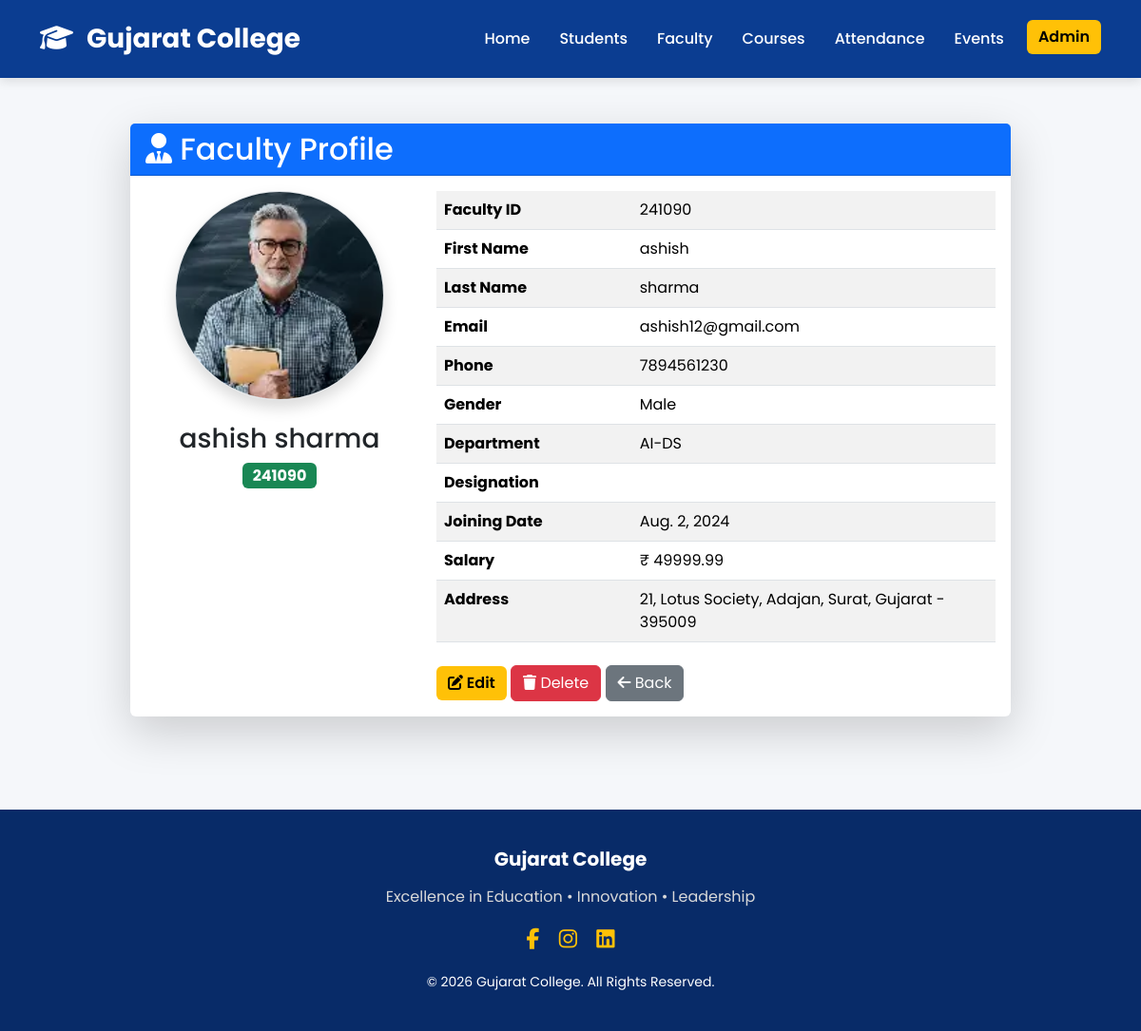
The app's page /faculty/1/ (signed in) with its own data.
### faculty/models.py (models this page shows, shortened)
class Faculty(models.Model):
    GENDER_CHOICES = (
        ("Male", "Male"),
        ("Female", "Female"),
        ("Other", "Other"),
    )
    faculty_id = models.CharField(
        max_length=20,
        unique=True
    )
    first_name = models.CharField(
        max_length=100
    )
    last_name = models.CharField(
        max_length=100
    )
    email = models.EmailField(
        unique=True
    )
    phone = models.CharField(
        max_length=15
    )
    gender = models.CharField(
        max_length=10,
        choices=GENDER_CHOICES
    )
    qualification = models.CharField(
        max_length=100
    )
    department = models.CharField(
        max_length=100
    )
    experience = models.PositiveIntegerField()
    joining_date = models.DateField()
    salary = models.DecimalField(
        max_digits=10,
        decimal_places=2
    )
    photo = models.ImageField(
        upload_to="faculty/",
        blank=True,
        null=True
    )
    address = models.TextField()
    created_at = models.DateTimeField(
        auto_now_add=True
    )
    updated_at = models.DateTimeField(
        auto_now=True
    )
    class Meta:
        ordering = ["faculty_id"]

### faculty/views.py (the view)
@login_required(login_url="login")
def faculty_detail(request, pk):
    faculty = get_object_or_404(Faculty, pk=pk)
    return render(
        request,
        "faculty/faculty_detail.html",
        {"faculty": faculty}
    )

### templates/faculty/faculty_detail.html (shortened to what this page needs)
{% extends 'base.html' %}
{% block content %}
<div class="container py-5">
    <div class="row justify-content-center">
        <div class="col-lg-10">
            <div class="card shadow-lg border-0">
                <div class="card-header bg-primary text-white">
                    <h2 class="mb-0">
                        <i class="fas fa-user-tie"></i>
                        Faculty Profile
                    </h2>
                </div>
                <div class="card-body">
                    <div class="row">
                        <div class="col-md-4 text-center">
                            {% if faculty.photo %}
                                <img src="{{ faculty.photo.url }}"
                                     class="img-fluid rounded-circle border shadow"
                                     style="width:220px;height:220px;object-fit:cover;">
                            {% else %}
                                <img src="https://ui-avatars.com/api/?name={{ faculty.first_name }}+{{ faculty.last_name }}&background=0D6EFD&color=fff&size=220"
                                     class="img-fluid rounded-circle shadow">
                            {% endif %}
                            <h3 class="mt-4">
                                {{ faculty.first_name }}
                                {{ faculty.last_name }}
                            </h3>
                            <span class="badge bg-success fs-6">
                                {{ faculty.faculty_id }}
                            </span>
                        </div>
                        <div class="col-md-8">
                            <table class="table table-striped">
                                <tr>
                                    <th width="35%">Faculty ID</th>
                                    <td>{{ faculty.faculty_id }}</td>
                                </tr>
                                <tr>
                                    <th>First Name</th>
                                    <td>{{ faculty.first_name }}</td>
                                </tr>
                                <tr>
                                    <th>Last Name</th>
                                    <td>{{ faculty.last_name }}</td>
                                </tr>
                                <tr>
                                    <th>Email</th>
                                    <td>{{ faculty.email }}</td>
                                </tr>
                                <tr>
                                    <th>Phone</th>
                                    <td>{{ faculty.phone }}</td>
                                </tr>
                                <tr>
                                    <th>Gender</th>
                                    <td>{{ faculty.gender }}</td>
                                </tr>
                                <tr>
                                    <th>Department</th>
                                    <td>{{ faculty.department }}</td>
                                </tr>
                                <tr>
                                    <th>Designation</th>
                                    <td>{{ faculty.designation }}</td>
                                </tr>
                                <tr>
                                    <th>Joining Date</th>
                                    <td>{{ faculty.joining_date }}</td>
                                </tr>
                                <tr>
                                    <th>Salary</th>
                                    <td>₹ {{ faculty.salary }}</td>
                                </tr>
                                <tr>
                                    <th>Address</th>
                                    <td>{{ faculty.address }}</td>
                                </tr>
                            </table>
                            <div class="mt-4">
                                <a href="{% url 'edit_faculty' faculty.id %}"
                                   class="btn btn-warning">
                                    <i class="fas fa-edit"></i>
                                    Edit
                                </a>
                                <a href="{% url 'delete_faculty' faculty.id %}"
                                   class="btn btn-danger">
                                    <i class="fas fa-trash"></i>
                                    Delete
                                </a>
                                <a href="{% url 'faculty_list' %}"
                                   class="btn btn-secondary">
                                    <i class="fas fa-arrow-left"></i>
                                    Back
                                </a>
                            </div>
                        </div>
                    </div>
                </div>
            </div>
        </div>
    </div>
</div>
{% endblock %}

### static/css/style.css (style rules this page uses)
* { margin:0; padding:0; box-sizing:border-box; font-family:'Poppins',sans-serif; }
body { background:#f5f7fa; color:#333; }
.btn-warning { background:#ffc107; border:none; color:#000; font-weight:600; }

### records on screen
Faculty: photo (picture), first_name "ashish", last_name "sharma", faculty_id "241090", email "ashish12@gmail.com", phone "7894561230", gender "Male", department "AI-DS", joining_date "Aug. 2, 2024", salary "49999.99", address "21, Lotus Society, Adajan, Surat, Gujarat - 395009"
